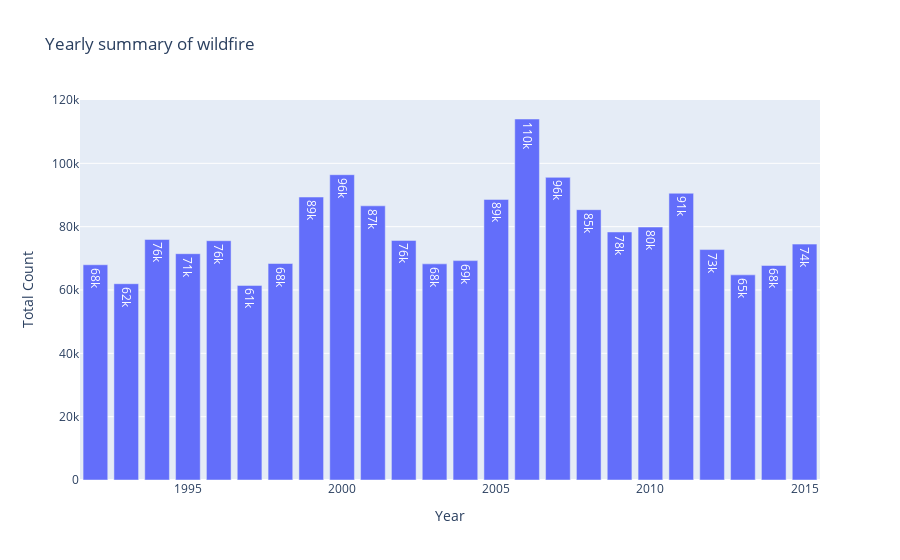

The code cell stored with this chart in its notebook:
### Code cell
fig = px.bar(year_counts, y='count', x='FIRE_YEAR', 
            text_auto='.2s',
            labels={'count':'Total Count', 'FIRE_YEAR': 'Year'}, 
            title="Yearly summary of wildfire")
fig.show()

### Figure 1 — Plotly figure (JSON) as saved in the notebook; plotly's stock layout.template omitted (floating-point values rounded to 4 significant figures)
{"data": [{"alignmentgroup": "True", "hovertemplate": "Year=%{x}<br>Total Count=%{y}<extra></extra>", "legendgroup": "", "marker": {"color": "#636efa", "pattern": {"shape": ""}}, "name": "", "offsetgroup": "", "orientation": "v", "showlegend": false, "textposition": "auto", "texttemplate": "%{y:.2s}", "type": "bar", "x": [1992, 1993, 1994, 1995, 1996, 1997, 1998, 1999, 2000, 2001, 2002, 2003, 2004, 2005, 2006, 2007, 2008, 2009, 2010, 2011, 2012, 2013, 2014, 2015], "xaxis": "x", "y": [67975, 61989, 75955, 71472, 75574, 61450, 68370, 89363, 96416, 86587, 75656, 68261, 69279, 88604, 114004, 95573, 85378, 78325, 79889, 90552, 72769, 64780, 67753, 74491], "yaxis": "y"}], "layout": {"barmode": "relative", "legend": {"tracegroupgap": 0}, "title": {"text": "Yearly summary of wildfire"}, "xaxis": {"anchor": "y", "domain": [0, 1], "title": {"text": "Year"}}, "yaxis": {"anchor": "x", "domain": [0, 1], "title": {"text": "Total Count"}}}}
